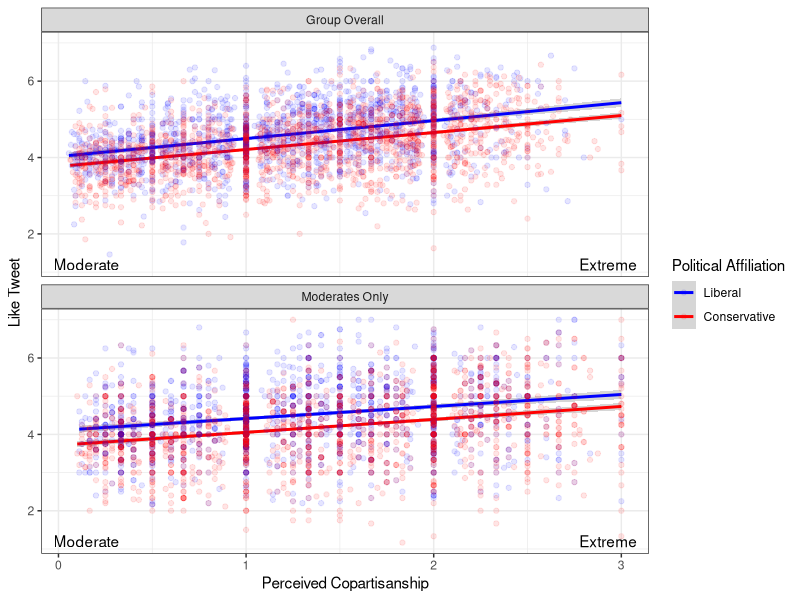
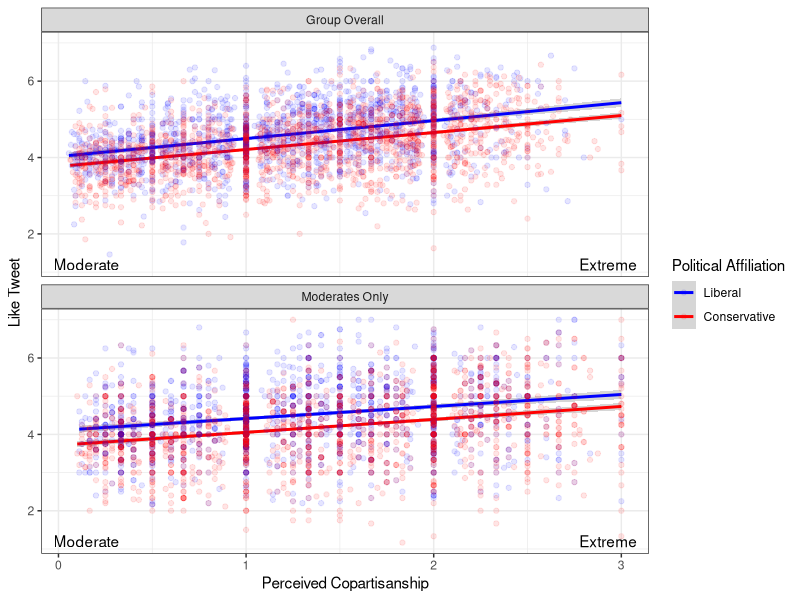

These figures' R source, in order:
## ---- chunk 1
library(ggplot2)
library(dplyr)
d <- read.csv('../data/strategic_signaling_data_long.csv')
## ---- chunk 2

label_names <- c('no' = 'Group Overall', 'yes' = 'Moderates Only')
labelsx = c("ex","ex1")
d$avg_perceived_centered = d$avg_perceived-4
left_right_plot <- d %>%
  filter(co_cross=="co") %>% 
  ggplot(aes(x=avg_perceived_centered, y=avg_sentiment))+
  geom_smooth(method='lm', se=TRUE, aes(color=poli_affil))+
  geom_point(alpha = 0.1, aes(colour = factor(poli_affil)))+
  theme_bw()+
  theme(plot.title = element_text(hjust=0.5,size = rel(1.5)),
        axis.title.y = element_text(face="bold",  size=14),
        axis.text.x  = element_text( vjust=0.5, size=18),
        axis.text.y  = element_text( vjust=0.5, size=12),
        axis.title.x = element_text( vjust=0.5, size=18)) +
  facet_wrap(~is_moderate, labeller=as_labeller(label_names), ncol=1)+
  scale_color_manual(labels = c("Liberal", "Conservative"), values = c("blue", "red"))+
  labs(x = "Perceived Copartisanship", y = "Like Tweet", color = "Political Affiliation")+
   annotate("text", x=0.15, y=1.2, label= "Moderate") + 
  annotate("text", x=2.93, y=1.2, label= "Extreme") + 
  theme_bw();left_right_plot


#ggsave('figures/avg_sentiment_avg_perceived.jpg')

left_right_plot

